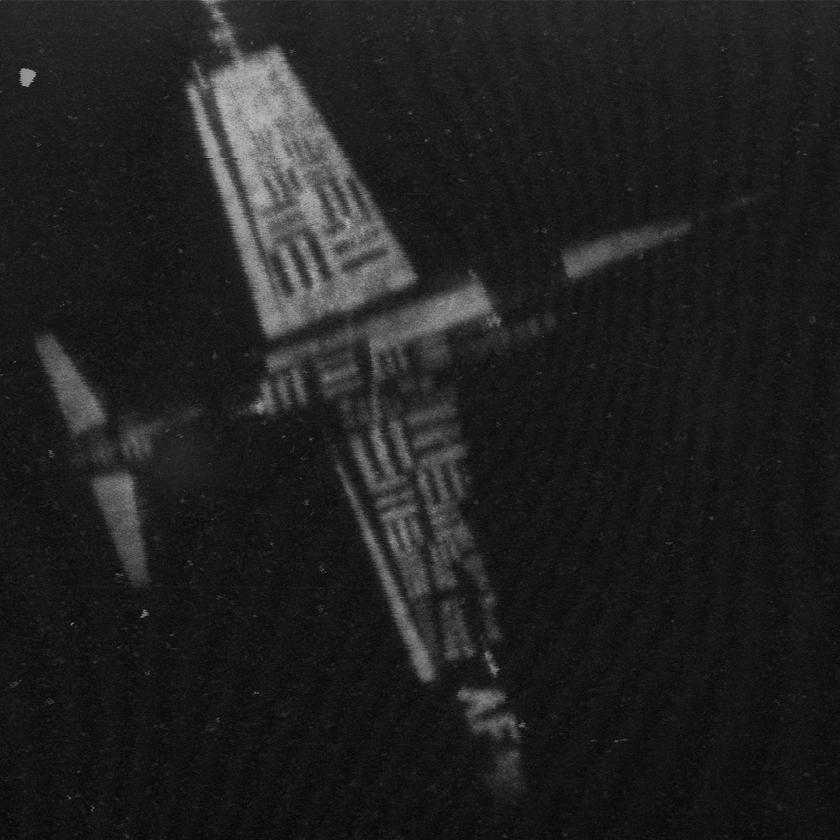
#> input picture misc/7.2.01.tiff, 840 x 840 px, shrunk from 1024 x 1024 before the run, found by its file name
$ python noiseFilter.py
#> lines starting #> are read from the running program, lines starting #| are printed output that depends on the picture
import numpy as np
import skimage.io as io
import skimage.data as data
import skimage.util.noise as noise
import scipy.ndimage as ndi


img01= io.imread("C://Users//kamel//Music//misc//7.2.01.tiff")
#> img01 is the input picture: shape (840, 840); min 5, max 190, mean 32.5

io.imshow(img01)
io.show()

img02= noise.random_noise(img01,mode='s&p',amount=0.05)
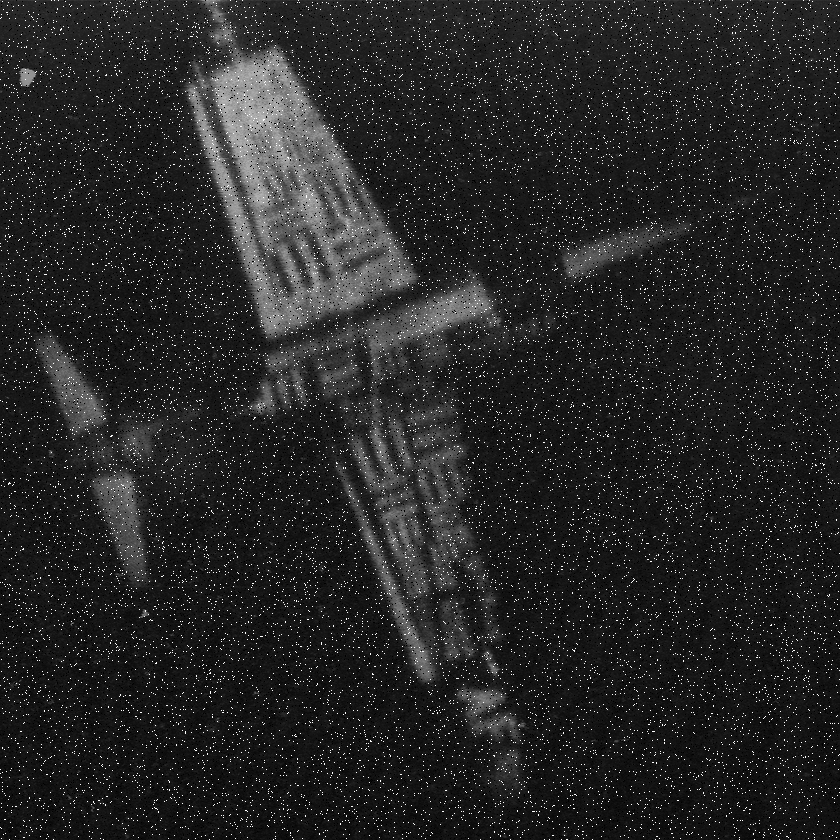
#> img02: shape (840, 840) float64; min 0, max 1, mean 0.146
io.imshow(img02)
io.show()

img03= ndi.median_filter(img02,3)
io.imshow(img03)
io.show()

img02= noise.random_noise(img01,mode='s&p',amount=0.10)
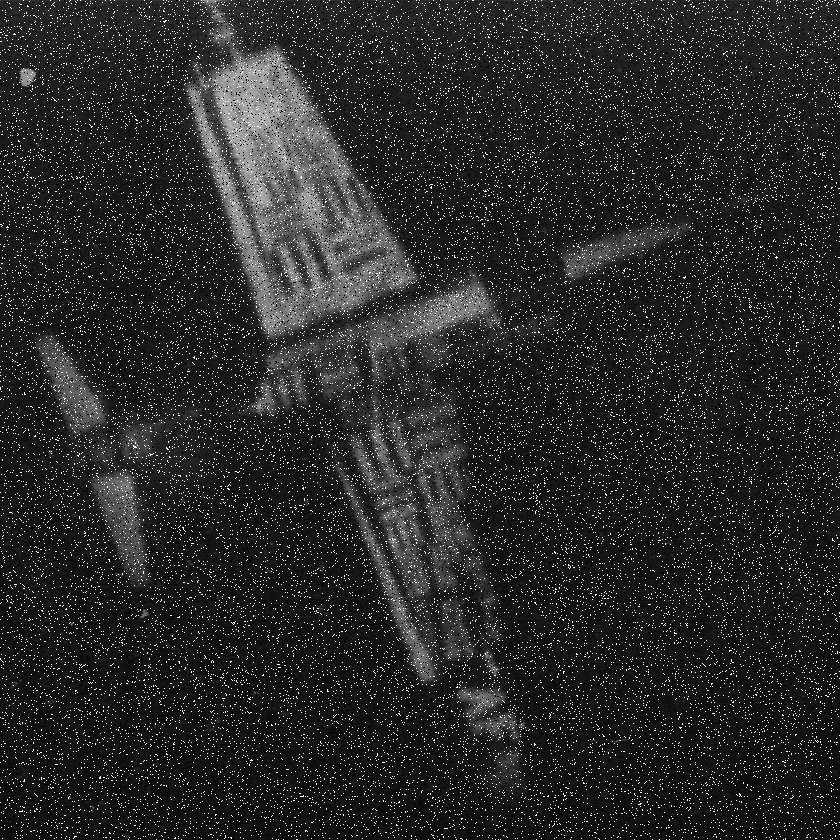
#> img02: shape (840, 840) float64; min 0, max 1, mean 0.164
io.imshow(img02)
io.show()

img03= ndi.median_filter(img02,3)
io.imshow(img03)
io.show()

img02= noise.random_noise(img01,mode='s&p',amount=0.15)
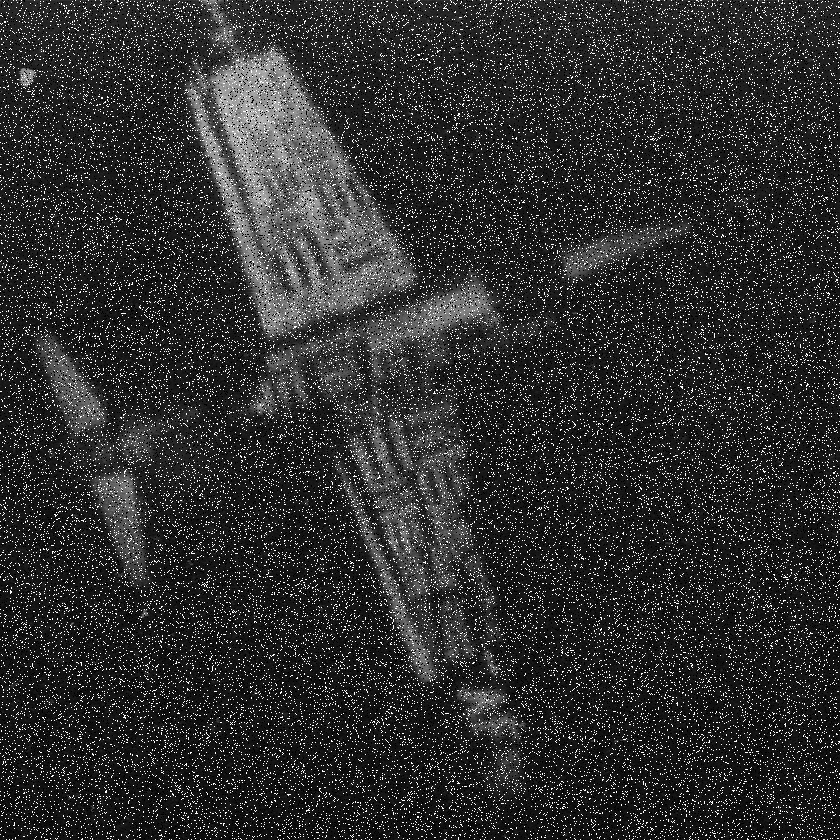
#> img02: shape (840, 840) float64; min 0, max 1, mean 0.184
io.imshow(img02)
io.show()

img03= ndi.median_filter(img02,3)
io.imshow(img03)
io.show()

$ run again, with misc/4.1.01.tiff copied over misc/7.2.01.tiff
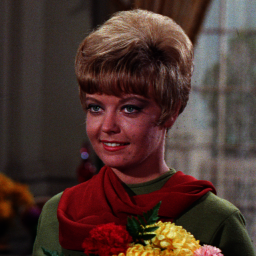
#> input picture misc/4.1.01.tiff, 256 x 256 px, found by its file name
#> img01 is the input picture: shape (256, 256, 3); mean R, G, B 75.8, 52.6, 46.3
#> `img02= noise.random_noise(img01,mode='s&p',amount=0.15)`:
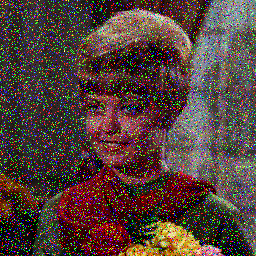
#> img02: shape (256, 256, 3) float64; mean R, G, B 0.327, 0.249, 0.23
#> `img03= ndi.median_filter(img02,3)`:
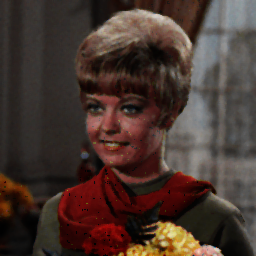
#> img03: shape (256, 256, 3) float64; mean R, G, B 0.282, 0.212, 0.186

$ run again, with misc/4.1.03.tiff copied over misc/7.2.01.tiff
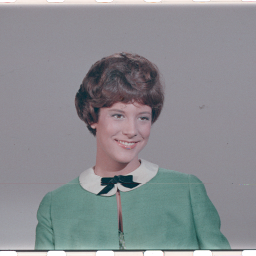
#> input picture misc/4.1.03.tiff, 256 x 256 px, found by its file name
#> img01 is the input picture: shape (256, 256, 3); mean R, G, B 137.6, 140, 144
#> `img02= noise.random_noise(img01,mode='s&p',amount=0.10)`:
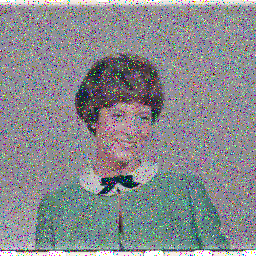
#> img02: shape (256, 256, 3) float64; mean R, G, B 0.536, 0.544, 0.559
#> `img02= noise.random_noise(img01,mode='s&p',amount=0.15)`:
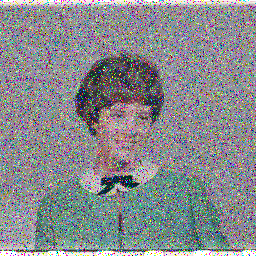
#> img02: shape (256, 256, 3) float64; mean R, G, B 0.533, 0.541, 0.555
